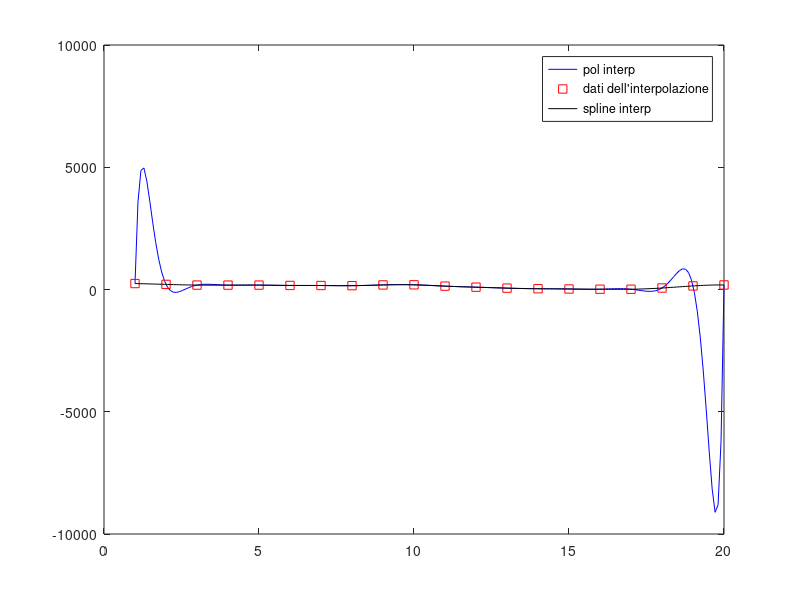

Write MATLAB code to recreate this figure.
clear
close all
x=1:20;
NO=[243 209 181 179 180 166 163 157 187 192 138 95 56 32 21 12 11 61 146 186];

a=polyfit(x,NO,length(x)-1);
xx=linspace(1,20,200);
yy=polyval(a,xx);
plot(xx,yy,'b')
hold on
plot(x,NO,'rs')
yys=spline(x,NO,xx);
plot(xx,yys,'k')
legend('pol interp','dati dell''interpolazione','spline interp')
